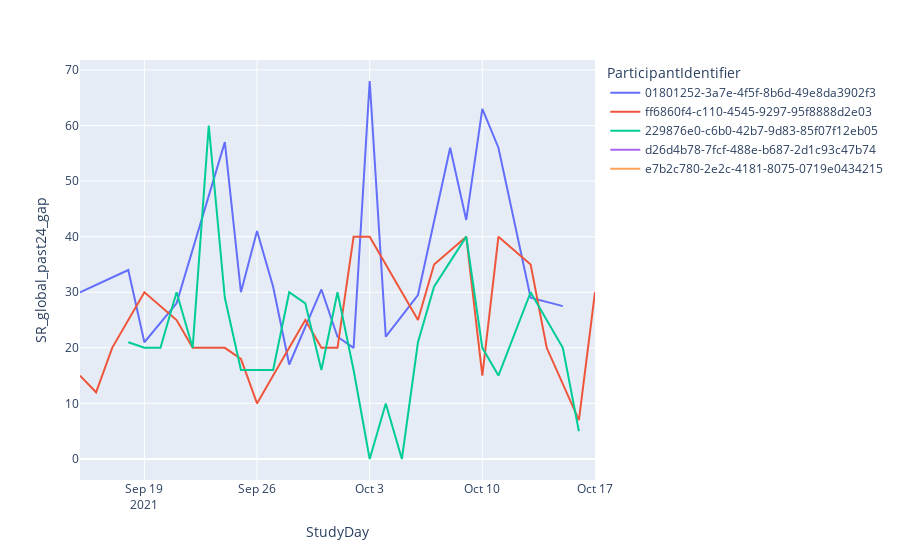

Here is the notebook cell this chart was saved with:
### Markdown cell above
Some really strong correlations:
- satisfaction & ideal `.99`
- satisfaction & productivity `.96`
- satisfactino & punctuality `.96`
- productivity & ideal `.96`
- productivity & punctuality `.94`
- change & gap `.76`
- change & satisfaction `-.71`

Satisfaction correlated with well being?

### Code cell
fig = px.line(df, x="StudyDay", y="SR_global_past24_gap", color='ParticipantIdentifier')
fig.show()

### Figure 1 — Plotly figure (JSON) as saved in the notebook; plotly's stock layout.template omitted (floating-point values rounded to 4 significant figures)
{"data": [{"hovertemplate": "ParticipantIdentifier=01801252-3a7e-4f5f-8b6d-49e8da3902f3<br>StudyDay=%{x}<br>SR_global_past24_gap=%{y}<extra></extra>", "legendgroup": "01801252-3a7e-4f5f-8b6d-49e8da3902f3", "line": {"color": "#636efa", "dash": "solid"}, "mode": "lines", "name": "01801252-3a7e-4f5f-8b6d-49e8da3902f3", "orientation": "v", "showlegend": true, "type": "scatter", "x": ["2021-09-15", "2021-09-18", "2021-09-19", "2021-09-21", "2021-09-24", "2021-09-25", "2021-09-26", "2021-09-27", "2021-09-28", "2021-09-30", "2021-10-01", "2021-10-02", "2021-10-03", "2021-10-04", "2021-10-06", "2021-10-08", "2021-10-09", "2021-10-10", "2021-10-11", "2021-10-13", "2021-10-15"], "xaxis": "x", "y": [30, 34, 21, 28, 57, 30, 41, 31, 17, 30.5, 22, 20, 68, 22, 29.5, 56, 43, 63, 56, 29, 27.5], "yaxis": "y"}, {"hovertemplate": "ParticipantIdentifier=ff6860f4-c110-4545-9297-95f8888d2e03<br>StudyDay=%{x}<br>SR_global_past24_gap=%{y}<extra></extra>", "legendgroup": "ff6860f4-c110-4545-9297-95f8888d2e03", "line": {"color": "#EF553B", "dash": "solid"}, "mode": "lines", "name": "ff6860f4-c110-4545-9297-95f8888d2e03", "orientation": "v", "showlegend": true, "type": "scatter", "x": ["2021-09-15", "2021-09-16", "2021-09-17", "2021-09-19", "2021-09-21", "2021-09-22", "2021-09-23", "2021-09-24", "2021-09-25", "2021-09-26", "2021-09-27", "2021-09-28", "2021-09-29", "2021-09-30", "2021-10-01", "2021-10-02", "2021-10-03", "2021-10-05", "2021-10-06", "2021-10-07", "2021-10-09", "2021-10-10", "2021-10-11", "2021-10-13", "2021-10-14", "2021-10-16", "2021-10-17"], "xaxis": "x", "y": [15, 12, 20, 30, 25, 20, 20, 20, 18, 10, 15, 20, 25, 20, 20, 40, 40, 30, 25, 35, 40, 15, 40, 35, 20, 7, 30], "yaxis": "y"}, {"hovertemplate": "ParticipantIdentifier=229876e0-c6b0-42b7-9d83-85f07f12eb05<br>StudyDay=%{x}<br>SR_global_past24_gap=%{y}<extra></extra>", "legendgroup": "229876e0-c6b0-42b7-9d83-85f07f12eb05", "line": {"color": "#00cc96", "dash": "solid"}, "mode": "lines", "name": "229876e0-c6b0-42b7-9d83-85f07f12eb05", "orientation": "v", "showlegend": true, "type": "scatter", "x": ["2021-09-18", "2021-09-19", "2021-09-20", "2021-09-21", "2021-09-22", "2021-09-23", "2021-09-24", "2021-09-25", "2021-09-27", "2021-09-28", "2021-09-29", "2021-09-30", "2021-10-01", "2021-10-02", "2021-10-03", "2021-10-04", "2021-10-05", "2021-10-06", "2021-10-07", "2021-10-09", "2021-10-10", "2021-10-11", "2021-10-13", "2021-10-15", "2021-10-16"], "xaxis": "x", "y": [21, 20, 20, 30, 20, 60, 29, 16, 16, 30, 28, 16, 30, 16, 0, 10, 0, 21, 31, 40, 20, 15, 30, 20, 5], "yaxis": "y"}, {"hovertemplate": "ParticipantIdentifier=d26d4b78-7fcf-488e-b687-2d1c93c47b74<br>StudyDay=%{x}<br>SR_global_past24_gap=%{y}<extra></extra>", "legendgroup": "d26d4b78-7fcf-488e-b687-2d1c93c47b74", "line": {"color": "#ab63fa", "dash": "solid"}, "mode": "lines", "name": "d26d4b78-7fcf-488e-b687-2d1c93c47b74", "orientation": "v", "showlegend": true, "type": "scatter", "x": ["2021-09-23"], "xaxis": "x", "y": [39], "yaxis": "y"}, {"hovertemplate": "ParticipantIdentifier=e7b2c780-2e2c-4181-8075-0719e0434215<br>StudyDay=%{x}<br>SR_global_past24_gap=%{y}<extra></extra>", "legendgroup": "e7b2c780-2e2c-4181-8075-0719e0434215", "line": {"color": "#FFA15A", "dash": "solid"}, "mode": "lines", "name": "e7b2c780-2e2c-4181-8075-0719e0434215", "orientation": "v", "showlegend": true, "type": "scatter", "x": ["2021-10-05"], "xaxis": "x", "y": [40], "yaxis": "y"}], "layout": {"autosize": true, "legend": {"title": {"text": "ParticipantIdentifier"}, "tracegroupgap": 0}, "margin": {"t": 60}, "xaxis": {"anchor": "y", "autorange": true, "domain": [0, 1], "range": ["2021-09-15", "2021-10-17"], "title": {"text": "StudyDay"}, "type": "date"}, "yaxis": {"anchor": "x", "autorange": true, "domain": [0, 1], "range": [-3.778, 71.78], "title": {"text": "SR_global_past24_gap"}, "type": "linear"}}}
